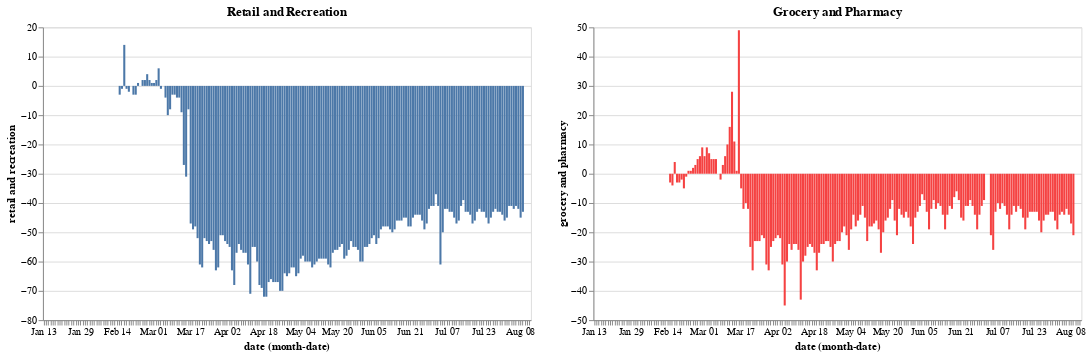

Source (notebook cell):
### Markdown cell above
### Visualizing Santa clara county

### Code cell
red = alt.value("#f54242")

base_sc.encode(y='retail and recreation').properties(title='Retail and Recreation') | base_sc.encode(y='grocery and pharmacy',color=red).properties(title='Grocery and Pharmacy')

### Figure 1 — Vega-Lite specification as saved in the notebook (floating-point values rounded to 4 significant figures; data arrays with more than 128 entries replaced by an {"elided": "..."} marker saying what was removed)
{"config": {"view": {"continuousWidth": 400, "continuousHeight": 300}}, "hconcat": [{"mark": "bar", "encoding": {"x": {"type": "ordinal", "field": "date", "timeUnit": "monthdate"}, "y": {"type": "quantitative", "field": "retail and recreation"}}, "title": "Retail and Recreation", "width": 500}, {"mark": "bar", "encoding": {"color": {"value": "#f54242"}, "x": {"type": "ordinal", "field": "date", "timeUnit": "monthdate"}, "y": {"type": "quantitative", "field": "grocery and pharmacy"}}, "title": "Grocery and Pharmacy", "width": 500}], "data": {"name": "data-298985af4c3fa47a26988b01f3044e28"}, "$schema": "https://vega.github.io/schema/vega-lite/v4.8.1.json", "datasets": {"data-298985af4c3fa47a26988b01f3044e28": {"elided": "213 records"}}}
